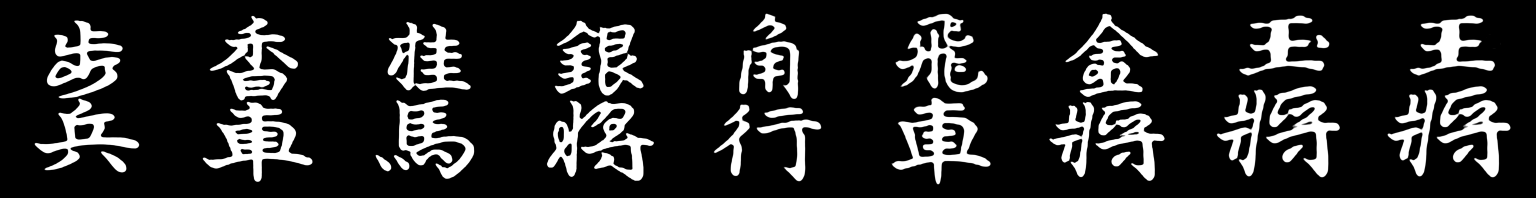
#> input picture shogi/pieces/minase/traced.png, 4608 x 592 px (shown at 1/3 size)
$ python shogi-minase-svg.py
#> lines starting #> are read from the running program, lines starting #| are printed output that depends on the picture; after the words box and inside, x2 and y2 are one past the last pixel; in counts of white or black regions, pixels touching at a corner belong together
# Redraws the inscriptions of the unpromoted 2D 水無瀬 pieces (shogi/pieces/minase/{0,1}{FU,KY,KE,GI,KA,HI,KI,GY,OU}.svg) from
# shogi/pieces/minase/traced.png — the inscriptions traced from a photo of a real 水無瀬書 盛り上げ set by
# atlas/tools/shogi-glyphs-minase-photo.py (2026-11-12). The piece itself (face, band, maker's mark) stays LuffyKudo's drawing; its
# black ink path is replaced by the traced outline, placed on the top face (the face minus the band) where the photo has it on the
# piece, widened across by the photo piece's width/height over the drawn face's so the characters keep their shape.
# Needs rsvg-convert. python3 atlas/tools/shogi-minase-svg.py
import io, os, re, subprocess, numpy as np, cv2
from scipy.ndimage import binary_fill_holes
ROOT = os.path.join(os.path.dirname(os.path.abspath(__file__)), '..', '..'); DIR = os.path.join(ROOT, 'shogi', 'pieces', 'minase')
TR = ['FU', 'KY', 'KE', 'GI', 'KA', 'HI', 'KI', 'GY', 'OU']
ASP = {'GY': 1.0, 'OU': 1.0, 'KA': .953, 'HI': .961, 'KI': .954, 'GI': .934, 'KE': .922, 'KY': .844, 'FU': .835}   # (printed by the photo tool)
S = 1200
PATH = re.compile(r'<path\b[^>]*?/>', re.S)
def render(svg):
    png = subprocess.run(['rsvg-convert', '-w', str(S)], input=svg.encode(), capture_output=True, check=True).stdout
    return cv2.imdecode(np.frombuffer(png, np.uint8), cv2.IMREAD_UNCHANGED)[:, :, 3]
def keep(svg, col):
    return PATH.sub(lambda m: m.group(0) if ('fill:#' + col) in m.group(0) else '', svg)
sheet = cv2.imread(os.path.join(DIR, 'traced.png'), cv2.IMREAD_GRAYSCALE)
#> sheet is the input picture: shape (592, 4608); min 0, max 255, mean 39.1
for code in TR:
    g = sheet[:, TR.index(code) * 512: TR.index(code) * 512 + 512]; g = cv2.resize(g, None, fx=4, fy=4, interpolation=cv2.INTER_CUBIC)
#> after `g = sheet[:, TR.index(code) * 512:TR.index(code) * 512 + 512]`:
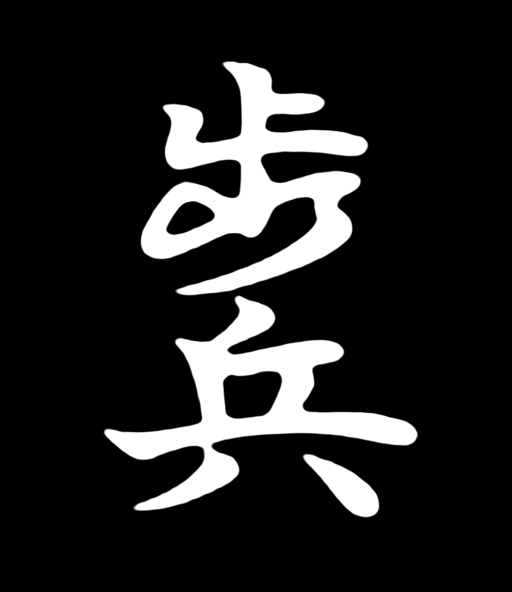
#> g: shape (592, 512); min 0, max 255, mean 34.7
    g = cv2.GaussianBlur(g, (0, 0), 6); H, W = g.shape
#> after `g = cv2.GaussianBlur(g, (0, 0), 6)`:
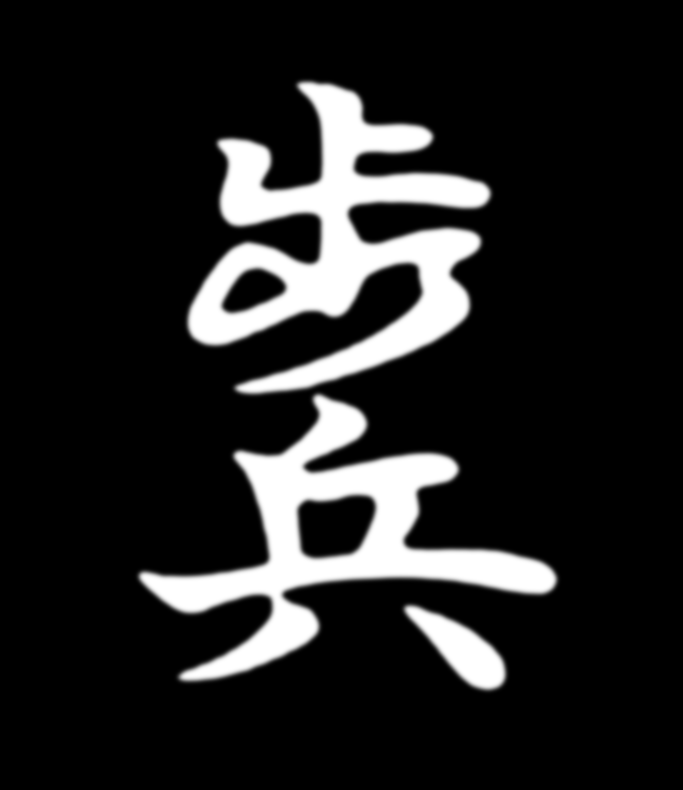
#> g: shape (2368, 2048) (shown at 1/3 size); min 0, max 255, mean 34.7
#> after `H, W = g.shape`: H = 2368; W = 2048
    cs, _ = cv2.findContours((g > 127).astype(np.uint8), cv2.RETR_CCOMP, cv2.CHAIN_APPROX_NONE)
#> cs = 5 contours; box (x1, y1, x2, y2) and area: (564, 246, 1471, 1181) 356942, (419, 1185, 1669, 2042) 315730, (892, 1484, 1128, 1675) 35742, (1215, 1817, 1516, 2068) 32910, (666, 805, 858, 939) 16339
    cs = [cv2.approxPolyDP(c, .9, True).reshape(-1, 2) for c in cs if cv2.contourArea(c) > 40]
#> cs = 5 items
    for side in '01':
#> (the run stopped early here; a loop or call above may not have finished)
